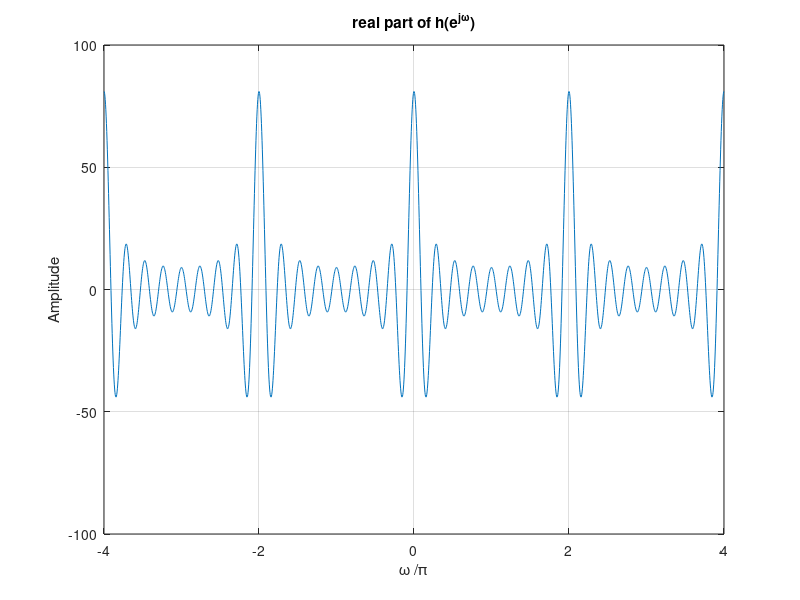
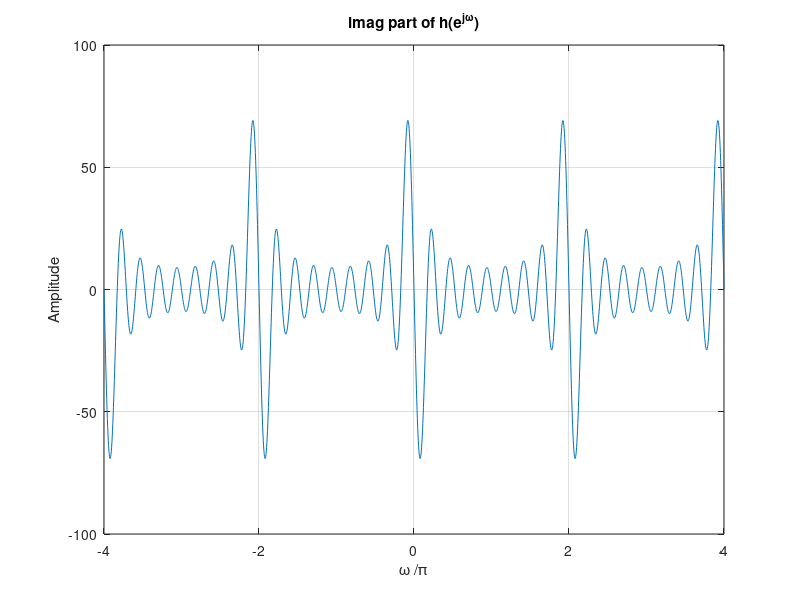
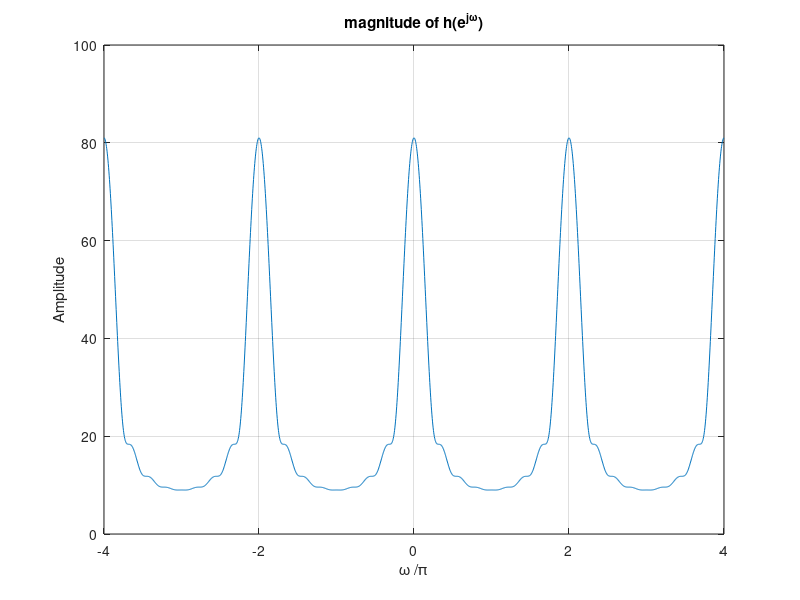
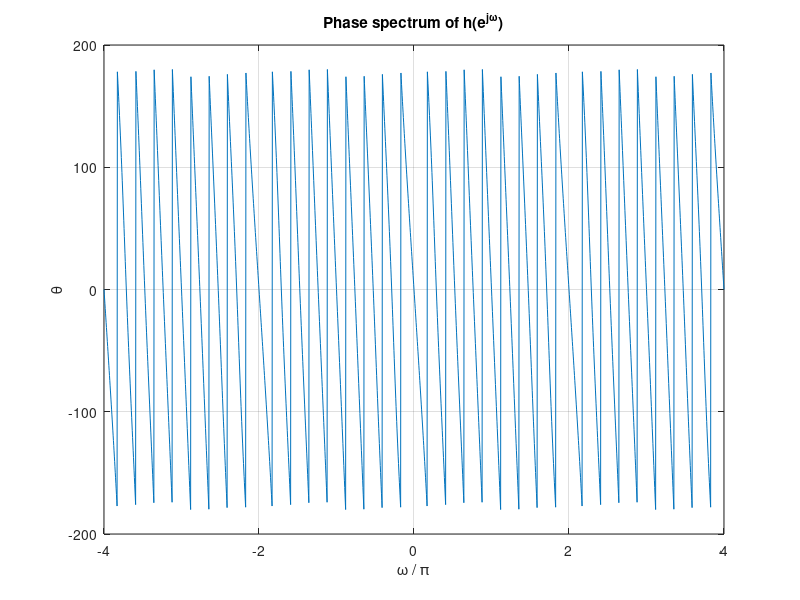

The MATLAB script that drew these images, in order:
%DFT part 2
clf;
w = -4*pi: pi/255: 4*pi; %frequency range
num = [1 3 5 7 9 11 13 15 17]; %numerator
h = freqz(num,1, w);
%plot the real part of h
figure(1);
plot(w/pi,real(h));grid;
title('real part of h(e^{j\omega})');ylabel('Amplitude');
xlabel('\omega /\pi');
%plot the imag part of h
figure(2);
plot(w/pi,imag(h));grid;
title('imag part of h(e^{j\omega})');ylabel('Amplitude');
xlabel('\omega /\pi');
%plot the mag of h
figure(3);
plot(w/pi,abs(h));grid;
title('magnitude of h(e^{j\omega})');ylabel('Amplitude');
xlabel('\omega /\pi');
%plot the phase of h
figure(4);
plot(w/pi,angle(h)*180/pi);grid;
title('Phase spectrum of h(e^{j\omega})');xlabel('\omega / \pi');
ylabel('\theta');
